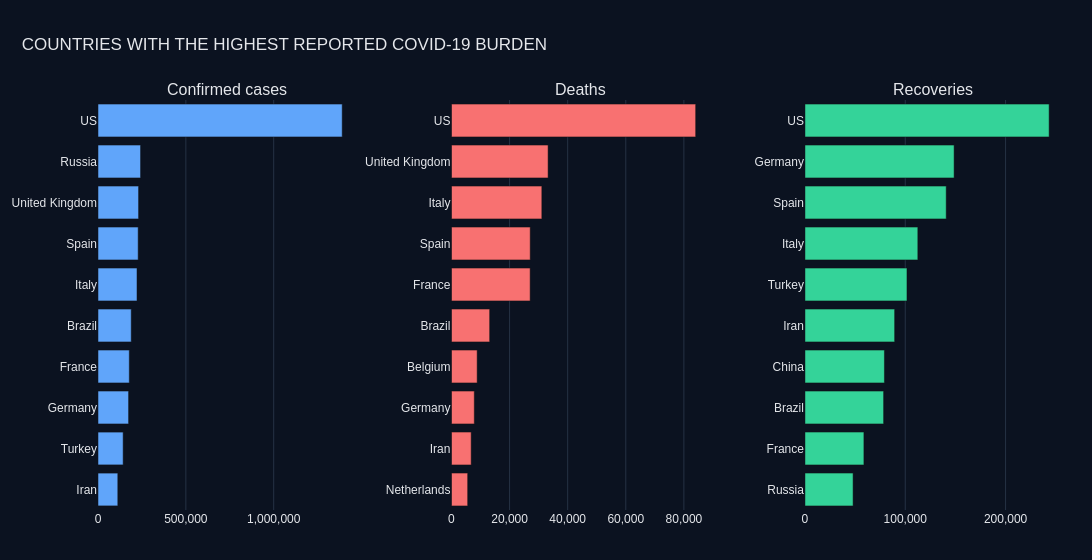

Notebook source saved alongside this figure:
### Code cell
fig = make_subplots(
    rows=1,
    cols=3,
    subplot_titles=(
        "Confirmed cases",
        "Deaths",
        "Recoveries",
    ),
    horizontal_spacing=0.10,
)

fig.add_trace(
    go.Bar(
        x=top_confirmed["confirmed"],
        y=top_confirmed["country"],
        orientation="h",
        marker_color="#60A5FA",
        customdata=top_confirmed[["deaths", "recovered", "active"]],
        hovertemplate=(
            "<b>%{y}</b><br>"
            "Confirmed: %{x:,.0f}<br>"
            "Deaths: %{customdata[0]:,.0f}<br>"
            "Recovered: %{customdata[1]:,.0f}<br>"
            "Active: %{customdata[2]:,.0f}"
            "<extra></extra>"
        ),
        showlegend=False,
    ),
    row=1,
    col=1,
)

fig.add_trace(
    go.Bar(
        x=top_deaths["deaths"],
        y=top_deaths["country"],
        orientation="h",
        marker_color="#F87171",
        hovertemplate=(
            "<b>%{y}</b><br>"
            "Deaths: %{x:,.0f}"
            "<extra></extra>"
        ),
        showlegend=False,
    ),
    row=1,
    col=2,
)

fig.add_trace(
    go.Bar(
        x=top_recovered["recovered"],
        y=top_recovered["country"],
        orientation="h",
        marker_color="#34D399",
        hovertemplate=(
            "<b>%{y}</b><br>"
            "Recovered: %{x:,.0f}"
            "<extra></extra>"
        ),
        showlegend=False,
    ),
    row=1,
    col=3,
)

fig.update_layout(
    title={
        "text": "COUNTRIES WITH THE HIGHEST REPORTED COVID-19 BURDEN",
        "x": 0.02,
        "xanchor": "left",
    },
    template="plotly_dark",
    paper_bgcolor="#0B1220",
    plot_bgcolor="#0B1220",
    height=560,
    width=1200,
    margin=dict(l=60, r=30, t=100, b=50),
    font=dict(
        family="Arial",
        color="#E5E7EB",
    ),
)

fig.update_xaxes(
    showgrid=True,
    gridcolor="#263244",
    zeroline=False,
    tickformat=",",
)

fig.update_yaxes(
    showgrid=False,
)

fig.show()

### Figure 1 — Plotly figure (JSON) as saved in the notebook; plotly's stock layout.template omitted (floating-point values rounded to 4 significant figures)
{"data": [{"customdata": [[6783, 89428, 16514], [3952, 101715, 37447], [7861, 148700, 17537], [27077, 58786, 92321], [13149, 78424, 97584], [31106, 112541, 78457], [27104, 140823, 60764], [33263, 1029, 196693], [2212, 48003, 192056], [84059, 243430, 1067609]], "hovertemplate": "<b>%{y}</b><br>Confirmed: %{x:,.0f}<br>Deaths: %{customdata[0]:,.0f}<br>Recovered: %{customdata[1]:,.0f}<br>Active: %{customdata[2]:,.0f}<extra></extra>", "marker": {"color": "#60A5FA"}, "orientation": "h", "showlegend": false, "type": "bar", "x": [112725, 143114, 174098, 178184, 189157, 222104, 228691, 230985, 242271, 1389935], "xaxis": "x", "y": ["Iran", "Turkey", "Germany", "France", "Brazil", "Italy", "Spain", "United Kingdom", "Russia", "US"], "yaxis": "y"}, {"hovertemplate": "<b>%{y}</b><br>Deaths: %{x:,.0f}<extra></extra>", "marker": {"color": "#F87171"}, "orientation": "h", "showlegend": false, "type": "bar", "x": [5581, 6783, 7861, 8843, 13149, 27077, 27104, 31106, 33263, 84059], "xaxis": "x2", "y": ["Netherlands", "Iran", "Germany", "Belgium", "Brazil", "France", "Spain", "Italy", "United Kingdom", "US"], "yaxis": "y2"}, {"hovertemplate": "<b>%{y}</b><br>Recovered: %{x:,.0f}<extra></extra>", "marker": {"color": "#34D399"}, "orientation": "h", "showlegend": false, "type": "bar", "x": [48003, 58786, 78424, 79242, 89428, 101715, 112541, 140823, 148700, 243430], "xaxis": "x3", "y": ["Russia", "France", "Brazil", "China", "Iran", "Turkey", "Italy", "Spain", "Germany", "US"], "yaxis": "y3"}], "layout": {"annotations": [{"font": {"size": 16}, "showarrow": false, "text": "Confirmed cases", "x": 0.1333, "xanchor": "center", "xref": "paper", "y": 1, "yanchor": "bottom", "yref": "paper"}, {"font": {"size": 16}, "showarrow": false, "text": "Deaths", "x": 0.5, "xanchor": "center", "xref": "paper", "y": 1, "yanchor": "bottom", "yref": "paper"}, {"font": {"size": 16}, "showarrow": false, "text": "Recoveries", "x": 0.8667, "xanchor": "center", "xref": "paper", "y": 1, "yanchor": "bottom", "yref": "paper"}], "font": {"color": "#E5E7EB", "family": "Arial"}, "height": 560, "margin": {"b": 50, "l": 60, "r": 30, "t": 100}, "paper_bgcolor": "#0B1220", "plot_bgcolor": "#0B1220", "title": {"text": "COUNTRIES WITH THE HIGHEST REPORTED COVID-19 BURDEN", "x": 0.02, "xanchor": "left"}, "width": 1200, "xaxis": {"anchor": "y", "domain": [0, 0.2667], "gridcolor": "#263244", "showgrid": true, "tickformat": ",", "zeroline": false}, "xaxis2": {"anchor": "y2", "domain": [0.3667, 0.6333], "gridcolor": "#263244", "showgrid": true, "tickformat": ",", "zeroline": false}, "xaxis3": {"anchor": "y3", "domain": [0.7333, 1], "gridcolor": "#263244", "showgrid": true, "tickformat": ",", "zeroline": false}, "yaxis": {"anchor": "x", "domain": [0, 1], "showgrid": false}, "yaxis2": {"anchor": "x2", "domain": [0, 1], "showgrid": false}, "yaxis3": {"anchor": "x3", "domain": [0, 1], "showgrid": false}}}
